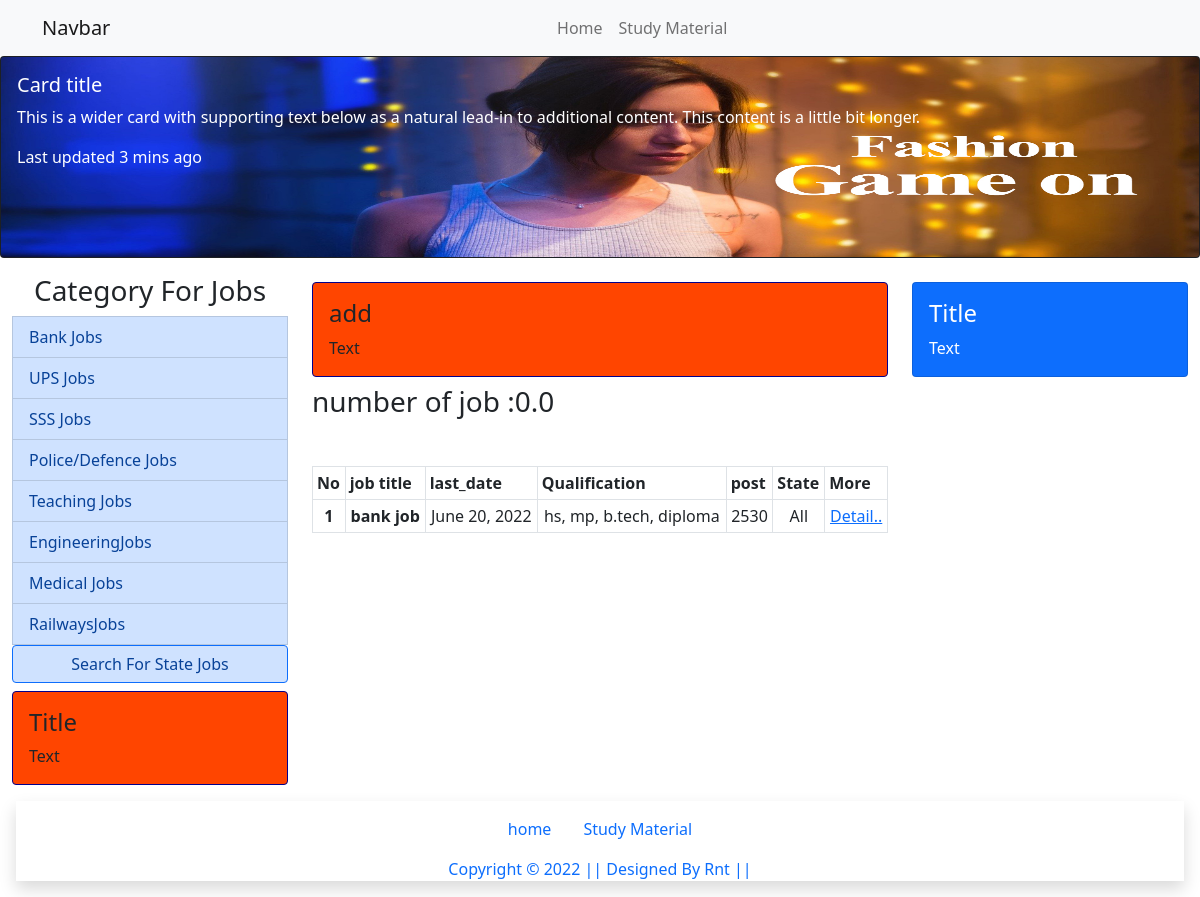
The app's page /bank_job with its own data.
### JobApp/models.py (models this page shows, shortened)
class JobPost(models.Model):
    job_title=models.CharField(max_length=250)
    start_date=models.DateField(blank=True)
    last_date=models.DateField( blank=True)
    qualifications=models.CharField(max_length=250,blank=True)
    age_limit=models.CharField(max_length=250,blank=True)
    job_post=models.PositiveIntegerField(blank=True)# total post
    recruitment_post=models.CharField(max_length=250,blank=True)
    job_category=models.CharField(choices=CATEGORY_CHOICES, max_length=50)
    state=models.CharField(max_length=50,choices=STATE_CHOICES)
    job_borad=models.CharField(max_length=250,blank=True)
    job_description=models.TextField()
    notification_no=models.CharField(max_length=250,blank=True)
    notice=models.FileField(upload_to='media/notice', blank=True)
    notice_link=models.URLField( blank=True)
    apply_link=models.URLField(blank=True)
    created=models.DateTimeField(auto_now_add=True)
    is_verify=models.BooleanField(default=False)
    is_updated=models.DateTimeField(auto_now_add=True)

### JobApp/views.py (the view)
# urls.py: path('bank_job', views.jobcategory, name='bank_job'),
def jobcategory(request,data=None):
    jobs_category=""
    job_name=""
    number_of_job=0.0
    if data==None:
        jobs_category=JobPost.objects.filter(job_category="B").filter(is_verify=True)
    elif data=="bank":
        jobs_category=JobPost.objects.filter(job_category='B').filter(is_verify=True)
        number_of_job=len(jobs_category)
        job_name='Bank jobs'
    elif data=="Upsc":
        jobs_category=JobPost.objects.filter(job_category='U').filter(is_verify=True)
        number_of_job=len(jobs_category)
        job_name='UPSC jobs'
    elif data=="SSC":
        jobs_category=JobPost.objects.filter(job_category='S').filter(is_verify=True)
        number_of_job=len(jobs_category)
        job_name='Ssc jobs'
    elif data=="Defence":
        jobs_category=JobPost.objects.filter(job_category='DF').filter(is_verify=True)
        number_of_job=len(jobs_category)
        job_name='defence / police jobs'
    elif data=="Railways":
        jobs_category=JobPost.objects.filter(job_category='B').filter(is_verify=True)
        number_of_job=len(jobs_category)
        job_name='Railways jobs'
    elif data=="medical":
        jobs_category=JobPost.objects.filter(job_category='M').filter(is_verify=True)
        number_of_job=len(jobs_category)
        job_name='Medical jobs'
    elif data=="traching":
        jobs_category=JobPost.objects.filter(job_category='T').filter(is_verify=True)
        number_of_job=len(jobs_category)
        job_name='Treacher Jobs'
    elif data=="engineering":
        jobs_category=JobPost.objects.filter(job_category='E').filter(is_verify=True)
        number_of_job=len(jobs_category)
        job_name='Engineering jobs'
    return render(request,'jobpage.html',{'jobs_category':jobs_category,'job_name':job_name,'number_of_job':number_of_job})

### JobApp/templates/jobpage.html (shortened to what this page needs)
{% extends 'base.html' %}
{% load static %}
{% block container2 %}
                <div class=" col-12 mb-5 mt-2">
                    <h3 class="text-start mb-5 mb-2"> number of job :{{number_of_job}}</h3>
                    <table class=" table table-sm hover table-inverse table-responsive table-bordered "  >
                        <thead class="thead-defaul">
                            <tr>
                                <th scope="col">No</th>
                                <th scope="col">job title</th>
                                <th scope="col">last_date</th>
                                <th scope="col"> Qualification</th>
                                <th scope="col">post</th>
                                <th scope="col"> State</th>
                                <th scope="col">More</th>
                            </tr>
                        </thead>
                        <tbody style="overflow-y: scroll; ">
                            {% for jobs in jobs_category %}
                            <tr class='text-center'>
                                <th scope="row">{{forloop.counter}}</th>
                                <th>{{jobs.job_title|truncatewords:5}}</th>
                                <td>{{jobs.last_date}}</td>
                                <td>{{jobs.qualifications|truncatewords:5}}</td>
                                <td>{{jobs.job_post}}</td>
                                <td>{{jobs.state}}</td>
                                <td> <a href="{% url 'job_details' pk=jobs.id %}" class="card-link">Detail..</a></td>
                            </tr>
                            {% endfor %}
                         </tbody>
                    </table>
                </div>
               {% endblock container2  %}
 {% block container3 %}
               <div class="card text-white bg-primary">
                 <div class="card-body">
                   <h4 class="card-title">Title</h4>
                   <p class="card-text">Text</p>
                 </div>
               </div>
{% endblock container3 %}

### JobApp/templates/base.html (shortened to what this page needs)
<!DOCTYPE html>
<html lang="en">
<head>
    <link rel="stylesheet"
        href="https://cdnjs.cloudflare.com/ajax/libs/twitter-bootstrap/5.0.0-beta1/css/bootstrap.min.css" />
    <link rel="stylesheet" href="https://cdnjs.cloudflare.com/ajax/libs/font-awesome/5.15.2/css/all.min.css" />
    <link rel="stylesheet" href="css/new.css">
</head>
<body>
    <nav class="navbar navbar-expand-lg navbar-light bg-light ">
        <div class="container">
            <a class="navbar-brand" href="{% url 'home' %}">Navbar</a>
            <div class="collapse navbar-collapse" id="collapsibleNavId">
                <ul class="navbar-nav mx-auto mt-2 mt-lg-0">
                    <li class="nav-item active">
                        <a class="nav-link" href="">Home <span class="visually-hidden">(current)</span></a>
                    </li>
                    <li class="nav-item">
                        <a class="nav-link" href="#">Study Material</a>
                    </li>
                </ul>
            </div>
        </div>
    </nav>
    <div class="card bg-dark text-white">
        <img src="images/banner/b4.jpg" class="card-img" height="200" alt="...">
        <div class="card-img-overlay">
            <h5 class="card-title">Card title</h5>
            <p class="card-text">This is a wider card with supporting text below as a natural lead-in to additional
                content. This content is a little bit longer.</p>
            <p class="card-text">Last updated 3 mins ago</p>
        </div>
    </div>
    <div class="container-fluid mt-3">
        <div class="row row-cols-md-3 row-cols-sm-1">
            <div class="col-md-3 col-sm-12">
                 <div class="list-group mb-2">
                    <h3 class="text-center">Category For Jobs</h3>
                        <a href="{% url 'bank_jobs' 'bank' %}" class="list-group-item list-group-item-action list-group-item-primary">Bank Jobs</a>
                        <a href="{% url 'Upsc_jobs' 'Upsc' %}" class="list-group-item list-group-item-action list-group-item-primary">UPS Jobs</a>
                       <a href="{% url 'ssc_jobs' 'SSC' %}" class="list-group-item list-group-item-action list-group-item-primary">SSS Jobs</a>
                            <a href="{% url 'defence/police_jobs' 'Defence' %}" class="list-group-item list-group-item-action list-group-item-primary">Police/Defence Jobs</a>
                       <a href="{% url 'Teaching_jobs' 'traching' %}" class="list-group-item list-group-item-action list-group-item-primary">Teaching Jobs</a>
                       <a href="{% url 'Engineering_jobs' 'engineering' %}" class="list-group-item list-group-item-action list-group-item-primary">EngineeringJobs</a>
                       <a href="{% url 'medical_jobs' 'medical' %}" class="list-group-item list-group-item-action list-group-item-primary">Medical Jobs</a>
                       <a href="{% url 'Railways_jobs' 'Railways' %}" class="list-group-item list-group-item-action list-group-item-primary">RailwaysJobs</a>
                       <button type="button" class="btn btn-primary list-group-item-primary " data-bs-toggle="modal"
                        data-bs-target="#staticBackdrop">
                        Search For State Jobs
                    </button>
                    </div>
                    <div class="card" style="background-color:orangered; border-color:darkblue;">
                      <div class="card-body">
                        <h4 class="card-title">Title</h4>
                        <p class="card-text">Text</p>
                      </div>
                    </div>
            </div>
            <div class="col-md-6 col-sm-12 mt-2 col-12">
                <div class="card" style="background-color:orangered; border-color:darkblue;">
                  <div class="card-body">
                    <h4 class="card-title">add</h4>
                    <p class="card-text">Text</p>
                  </div>
                </div>
                    {% block container2 %}{% endblock container2  %}
             </div>
                <div class="col-md-3 col-sm-12 mt-2 ">
                    {% block container3 %}
                    {% endblock container3  %}
                </div>
            </div>
        </div>
<footer>
    <div style="height: 80px;" class="m-3 shadow ">
        <nav class="navbar navbar-expand navbar-dark bg-faded ">
            <ul class="nav nav-pills mx-auto">
              <li class="nav-item">
                  <a class="nav-link" href="#">home</a>
              </li>
              <li class="nav-item">
                  <a class="nav-link" href="#">Study Material</a>
                </li>
            </ul>
        </nav>
        <div class="text-primary text-center">Copyright &copy; 2022 || Designed By Rnt || </div>
    </div>
</footer>
</body>
</html>

### records on screen
JobPost: job_title "bank job", last_date "June 20, 2022", qualifications "hs, mp, b.tech, diploma", job_post "2530", state "All"

### other values on screen
{{ number_of_job }} "0.0"
